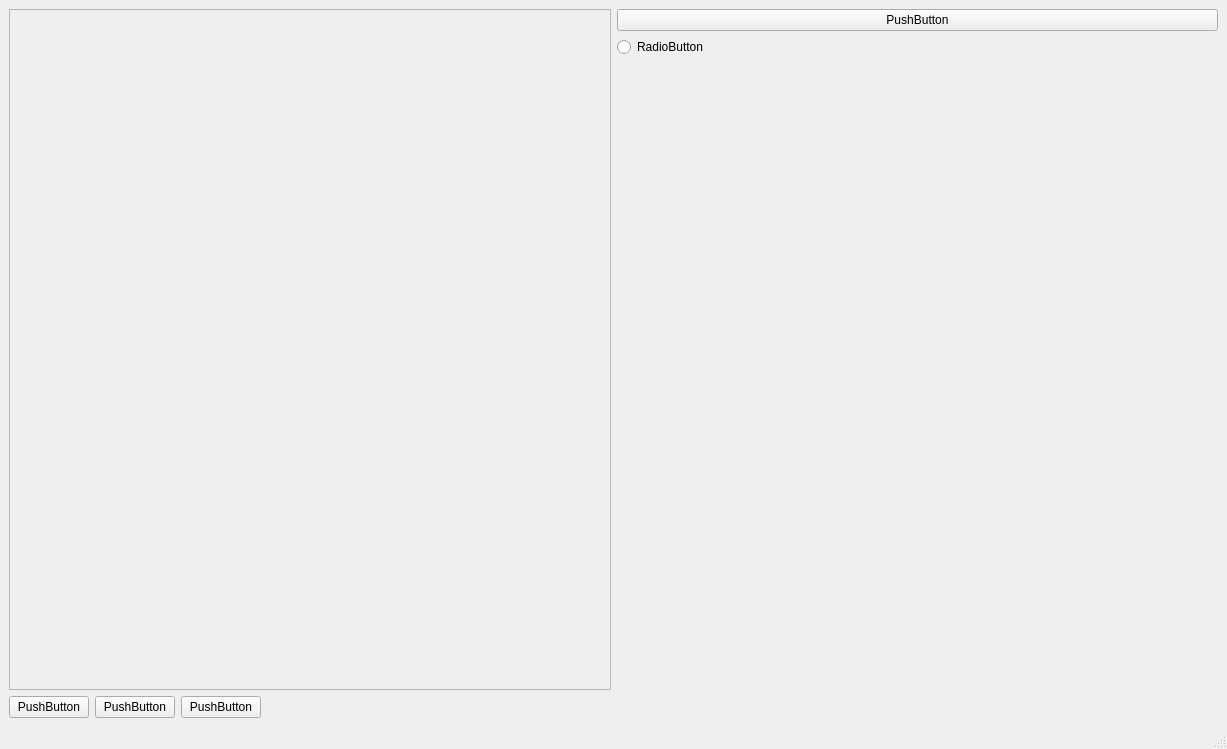
<?xml version="1.0" encoding="UTF-8"?>
<ui version="4.0">
 <class>MainWindow</class>
 <widget class="QMainWindow" name="MainWindow">
  <property name="geometry">
   <rect>
    <x>0</x>
    <y>0</y>
    <width>1227</width>
    <height>749</height>
   </rect>
  </property>
  <property name="windowTitle">
   <string>MainWindow</string>
  </property>
  <widget class="QWidget" name="centralwidget">
   <layout class="QHBoxLayout" name="horizontalLayout_4">
    <item>
     <layout class="QGridLayout" name="gridLayout">
      <item row="1" column="0" colspan="2">
       <layout class="QHBoxLayout" name="horizontalLayout">
        <item>
         <widget class="QPushButton" name="pushButton_2">
          <property name="text">
           <string>PushButton</string>
          </property>
         </widget>
        </item>
        <item>
         <widget class="QPushButton" name="pushButton_3">
          <property name="text">
           <string>PushButton</string>
          </property>
         </widget>
        </item>
        <item>
         <widget class="QPushButton" name="pushButton">
          <property name="text">
           <string>PushButton</string>
          </property>
         </widget>
        </item>
        <item>
         <spacer name="horizontalSpacer">
          <property name="orientation">
           <enum>Qt::Horizontal</enum>
          </property>
          <property name="sizeHint" stdset="0">
           <size>
            <width>40</width>
            <height>20</height>
           </size>
          </property>
         </spacer>
        </item>
       </layout>
      </item>
      <item row="0" column="1">
       <layout class="QVBoxLayout" name="verticalLayout_2">
        <item>
         <widget class="QPushButton" name="pushButton_4">
          <property name="text">
           <string>PushButton</string>
          </property>
         </widget>
        </item>
        <item>
         <widget class="QRadioButton" name="radioButton">
          <property name="text">
           <string>RadioButton</string>
          </property>
         </widget>
        </item>
        <item>
         <spacer name="verticalSpacer">
          <property name="orientation">
           <enum>Qt::Vertical</enum>
          </property>
          <property name="sizeHint" stdset="0">
           <size>
            <width>20</width>
            <height>40</height>
           </size>
          </property>
         </spacer>
        </item>
       </layout>
      </item>
      <item row="0" column="0">
       <widget class="QFrame" name="frame">
        <property name="frameShape">
         <enum>QFrame::StyledPanel</enum>
        </property>
        <property name="frameShadow">
         <enum>QFrame::Raised</enum>
        </property>
       </widget>
      </item>
     </layout>
    </item>
   </layout>
  </widget>
  <widget class="QMenuBar" name="menubar">
   <property name="geometry">
    <rect>
     <x>0</x>
     <y>0</y>
     <width>1227</width>
     <height>21</height>
    </rect>
   </property>
  </widget>
  <widget class="QStatusBar" name="statusbar"/>
 </widget>
 <resources/>
 <connections/>
</ui>
